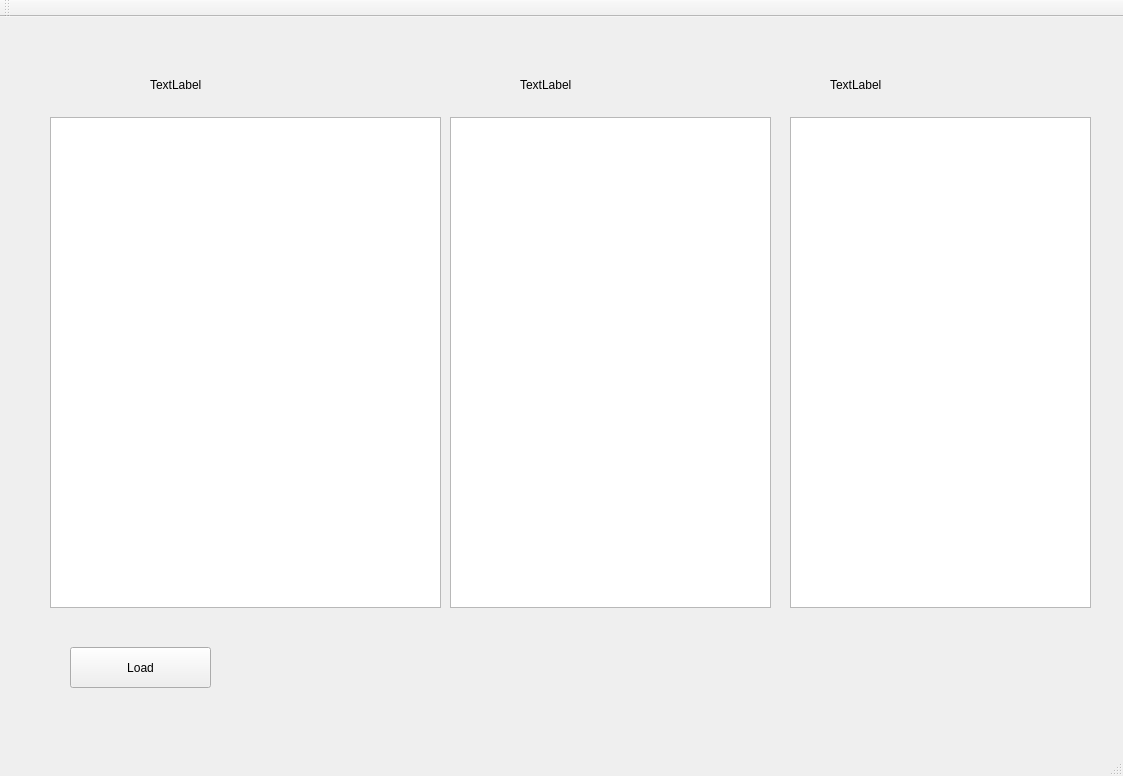
<?xml version="1.0" encoding="UTF-8"?>
<ui version="4.0">
 <class>MainWindow</class>
 <widget class="QMainWindow" name="MainWindow">
  <property name="geometry">
   <rect>
    <x>0</x>
    <y>0</y>
    <width>1123</width>
    <height>776</height>
   </rect>
  </property>
  <property name="windowTitle">
   <string>MainWindow</string>
  </property>
  <widget class="QWidget" name="centralWidget">
   <widget class="QTreeView" name="treeView">
    <property name="geometry">
     <rect>
      <x>50</x>
      <y>100</y>
      <width>391</width>
      <height>491</height>
     </rect>
    </property>
   </widget>
   <widget class="QListView" name="listView1">
    <property name="geometry">
     <rect>
      <x>450</x>
      <y>100</y>
      <width>321</width>
      <height>491</height>
     </rect>
    </property>
   </widget>
   <widget class="QListView" name="listView2">
    <property name="geometry">
     <rect>
      <x>790</x>
      <y>100</y>
      <width>301</width>
      <height>491</height>
     </rect>
    </property>
   </widget>
   <widget class="QLabel" name="label1">
    <property name="geometry">
     <rect>
      <x>150</x>
      <y>60</y>
      <width>181</width>
      <height>16</height>
     </rect>
    </property>
    <property name="text">
     <string>TextLabel</string>
    </property>
   </widget>
   <widget class="QLabel" name="label2">
    <property name="geometry">
     <rect>
      <x>520</x>
      <y>60</y>
      <width>201</width>
      <height>16</height>
     </rect>
    </property>
    <property name="text">
     <string>TextLabel</string>
    </property>
   </widget>
   <widget class="QLabel" name="label3">
    <property name="geometry">
     <rect>
      <x>830</x>
      <y>60</y>
      <width>221</width>
      <height>16</height>
     </rect>
    </property>
    <property name="text">
     <string>TextLabel</string>
    </property>
   </widget>
   <widget class="QPushButton" name="pushButton">
    <property name="geometry">
     <rect>
      <x>70</x>
      <y>630</y>
      <width>141</width>
      <height>41</height>
     </rect>
    </property>
    <property name="text">
     <string>Load</string>
    </property>
   </widget>
  </widget>
  <widget class="QMenuBar" name="menuBar">
   <property name="geometry">
    <rect>
     <x>0</x>
     <y>0</y>
     <width>1123</width>
     <height>21</height>
    </rect>
   </property>
  </widget>
  <widget class="QToolBar" name="mainToolBar">
   <attribute name="toolBarArea">
    <enum>TopToolBarArea</enum>
   </attribute>
   <attribute name="toolBarBreak">
    <bool>false</bool>
   </attribute>
  </widget>
  <widget class="QStatusBar" name="statusBar"/>
 </widget>
 <layoutdefault spacing="6" margin="11"/>
 <resources/>
 <connections/>
</ui>
